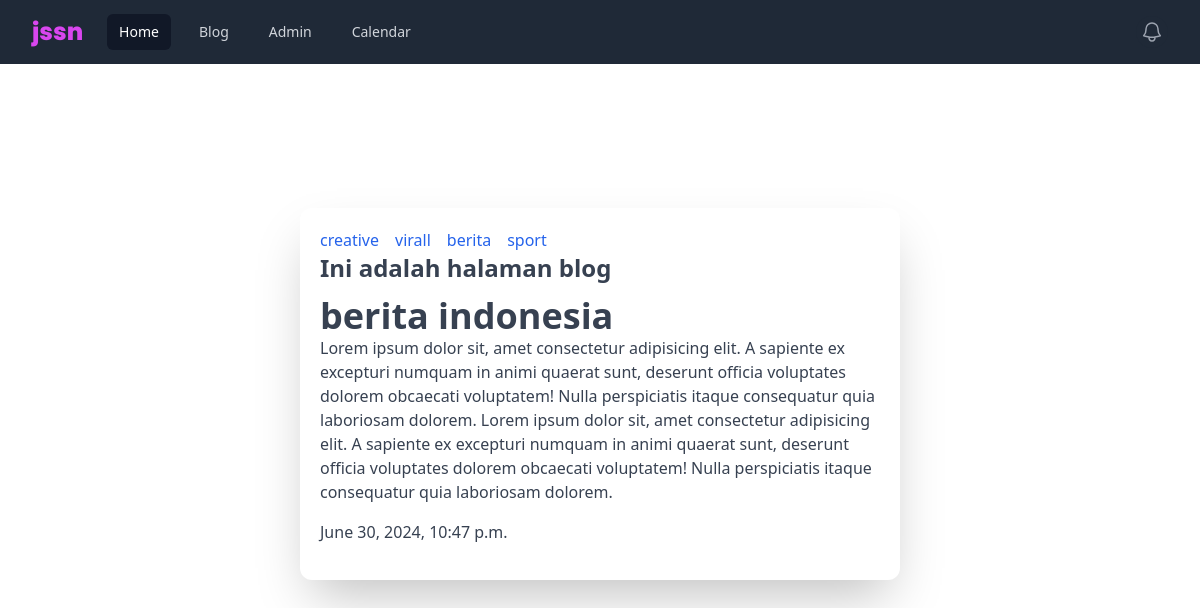
Screenshot of /blog/post/berita indonesia with the database file from the repository.
### blog/models.py (models this page shows, shortened)
class Post(models.Model):
    judul = models.CharField(max_length=225)
    body = models.TextField()
    category = models.CharField(max_length=225)
    waktuPosting = models.DateTimeField(auto_now_add=True)
    update = models.DateTimeField(default=timezone.now)
    slug = models.SlugField(blank=True, editable=False)

### blog/views.py (the view)
# urls.py: path('post/<str:judulurl>',views.slugyfy,name="detail"),
def slugyfy(request,judulurl):
    categories = Post.objects.values('category').distinct
    posts = Post.objects.get(judul = judulurl)
    context = {
        'judul' : 'Ini adalah halaman blog',
        'post'   : posts,
        'category' : categories
    }
    return render(request,'detail.html',context)

### blog/templates/detail.html
{% extends 'index.html' %}
{% block main_content %}
    <ul class="flex">
        {% for fillcategory in category %}
            <li><a href="{% url 'blog:category' categoryurl=fillcategory.category%}" class="mr-4 text-blue-600 hover:underline">{{fillcategory.category}}</a></li>
        {% endfor %}
    </ul>
    <h1 class="font-extrabold text-2xl mb-3">{{judul}}</h1>
        <h1 class="font-extrabold text-4xl">{{post.judul}}</h1>
            <p class="mb-4">{{post.body}}</p>
        <p class="mb-4">{{post.update}}</p>
{% endblock main_content %}

### rows the page displays
Post: judul "berita indonesia", body "Lorem ipsum dolor sit, amet consectetur adipisicing elit. A sapiente ex excepturi numquam in animi quaerat sunt, deserunt officia voluptates dolorem obcaecati voluptatem! Nulla perspiciatis itaque consequatur quia laboriosam dolorem. Lorem ipsum dolor sit, amet consectetur adipisicing elit. A sapiente ex excepturi numquam in animi quaerat sunt, deserunt officia voluptates dolorem obcaecati voluptatem! Nulla perspiciatis itaque consequatur quia laboriosam dolorem.", update "June 30, 2024, 10:47 p.m."

### other values shown
{{ fillcategory.category }} "creative" "virall" "berita" "sport"
{{ judul }} "Ini adalah halaman blog"
